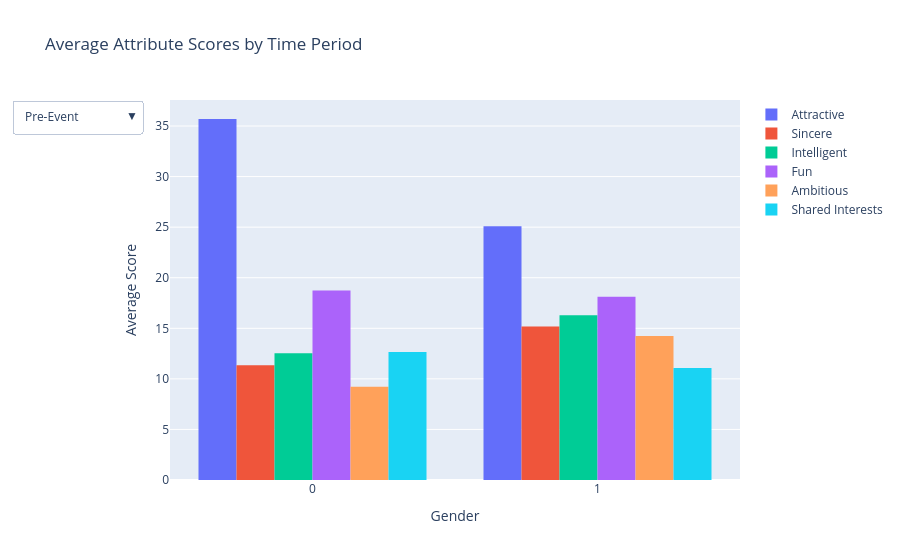

Write notebook code for a chart like this one.
### Code cell
import plotly.graph_objects as go

# Define the time periods and their corresponding columns
time_periods = {
    "Pre-Event": ['attr2_1','sinc2_1','intel2_1','fun2_1','amb2_1', 'shar2_1'],
    "Day After": ['attr2_2','sinc2_2','intel2_2','fun2_2','amb2_2', 'shar2_2'],
    "3-4 Weeks Later": ['attr2_3','sinc2_3','intel2_3','fun2_3','amb2_3', 'shar2_3']
}

# The list of attribute names (for the legend)
attributes = ['Attractive', 'Sincere', 'Intelligent', 'Fun', 'Ambitious', 'Shared Interests']

fig = go.Figure()

# 1. Create Traces
# We need 6 traces (one per attribute) for EACH time period. Total = 24 traces.
# Only the first 6 (Pre-Event) will be visible initially.
for label, columns in time_periods.items():
    is_visible = (label == "Pre-Event")
    for i, col in enumerate(columns):
        fig.add_trace(
            go.Histogram(
                x=df["gender"],
                y=df[col],
                name=attributes[i], # Legend name
                histfunc='avg',
                visible=is_visible,
                marker_color=px.colors.qualitative.Plotly[i] # Keep colors consistent
            )
        )

# 2. Create Buttons
# Each button needs to turn ON 6 specific traces and look OFF the other 18.
buttons = []
num_attributes = 6
total_traces = len(time_periods) * num_attributes

for i, label in enumerate(time_periods.keys()):
    # Create a "visibility" list [False, False, ..., True, True, True, True, True, True, ..., False]
    visibility = [False] * total_traces
    
    # Calculate the range of indices for this time period
    start_idx = i * num_attributes
    end_idx = start_idx + num_attributes
    
    # Set the 6 relevant traces to True
    visibility[start_idx:end_idx] = [True] * num_attributes
    
    buttons.append(dict(
        label=label,
        method="update",
        args=[{"visible": visibility}]
    ))

# 3. Update Layout
fig.update_layout(
    updatemenus=[dict(active=0, buttons=buttons)],
    title="Average Attribute Scores by Time Period",
    barmode='group',
    xaxis_title="Gender",
    yaxis_title="Average Score"
)

fig.show()

### Figure 1 — Plotly figure (JSON) as saved in the notebook; plotly's stock layout.template omitted (floating-point values rounded to 4 significant figures; data arrays with more than 128 entries replaced by an {"elided": "..."} marker saying what was removed)
{"data": [{"histfunc": "avg", "marker": {"color": "#636EFA"}, "name": "Attractive", "type": "histogram", "visible": true, "x": {"elided": "8378 int values"}, "y": {"elided": "8378 float values"}}, {"histfunc": "avg", "marker": {"color": "#EF553B"}, "name": "Sincere", "type": "histogram", "visible": true, "x": {"elided": "8378 int values"}, "y": {"elided": "8378 float values"}}, {"histfunc": "avg", "marker": {"color": "#00CC96"}, "name": "Intelligent", "type": "histogram", "visible": true, "x": {"elided": "8378 int values"}, "y": {"elided": "8378 float values"}}, {"histfunc": "avg", "marker": {"color": "#AB63FA"}, "name": "Fun", "type": "histogram", "visible": true, "x": {"elided": "8378 int values"}, "y": {"elided": "8378 float values"}}, {"histfunc": "avg", "marker": {"color": "#FFA15A"}, "name": "Ambitious", "type": "histogram", "visible": true, "x": {"elided": "8378 int values"}, "y": {"elided": "8378 float values"}}, {"histfunc": "avg", "marker": {"color": "#19D3F3"}, "name": "Shared Interests", "type": "histogram", "visible": true, "x": {"elided": "8378 int values"}, "y": {"elided": "8378 float values"}}, {"histfunc": "avg", "marker": {"color": "#636EFA"}, "name": "Attractive", "type": "histogram", "visible": false, "x": {"elided": "8378 int values"}, "y": {"elided": "8378 float values"}}, {"histfunc": "avg", "marker": {"color": "#EF553B"}, "name": "Sincere", "type": "histogram", "visible": false, "x": {"elided": "8378 int values"}, "y": {"elided": "8378 float values"}}, {"histfunc": "avg", "marker": {"color": "#00CC96"}, "name": "Intelligent", "type": "histogram", "visible": false, "x": {"elided": "8378 int values"}, "y": {"elided": "8378 float values"}}, {"histfunc": "avg", "marker": {"color": "#AB63FA"}, "name": "Fun", "type": "histogram", "visible": false, "x": {"elided": "8378 int values"}, "y": {"elided": "8378 float values"}}, {"histfunc": "avg", "marker": {"color": "#FFA15A"}, "name": "Ambitious", "type": "histogram", "visible": false, "x": {"elided": "8378 int values"}, "y": {"elided": "8378 float values"}}, {"histfunc": "avg", "marker": {"color": "#19D3F3"}, "name": "Shared Interests", "type": "histogram", "visible": false, "x": {"elided": "8378 int values"}, "y": {"elided": "8378 float values"}}, {"histfunc": "avg", "marker": {"color": "#636EFA"}, "name": "Attractive", "type": "histogram", "visible": false, "x": {"elided": "8378 int values"}, "y": {"elided": "8378 float values"}}, {"histfunc": "avg", "marker": {"color": "#EF553B"}, "name": "Sincere", "type": "histogram", "visible": false, "x": {"elided": "8378 int values"}, "y": {"elided": "8378 float values"}}, {"histfunc": "avg", "marker": {"color": "#00CC96"}, "name": "Intelligent", "type": "histogram", "visible": false, "x": {"elided": "8378 int values"}, "y": {"elided": "8378 float values"}}, {"histfunc": "avg", "marker": {"color": "#AB63FA"}, "name": "Fun", "type": "histogram", "visible": false, "x": {"elided": "8378 int values"}, "y": {"elided": "8378 float values"}}, {"histfunc": "avg", "marker": {"color": "#FFA15A"}, "name": "Ambitious", "type": "histogram", "visible": false, "x": {"elided": "8378 int values"}, "y": {"elided": "8378 float values"}}, {"histfunc": "avg", "marker": {"color": "#19D3F3"}, "name": "Shared Interests", "type": "histogram", "visible": false, "x": {"elided": "8378 int values"}, "y": {"elided": "8378 float values"}}], "layout": {"barmode": "group", "title": {"text": "Average Attribute Scores by Time Period"}, "updatemenus": [{"active": 0, "buttons": [{"args": [{"visible": [true, true, true, true, true, true, false, false, false, false, false, false, false, false, false, false, false, false]}], "label": "Pre-Event", "method": "update"}, {"args": [{"visible": [false, false, false, false, false, false, true, true, true, true, true, true, false, false, false, false, false, false]}], "label": "Day After", "method": "update"}, {"args": [{"visible": [false, false, false, false, false, false, false, false, false, false, false, false, true, true, true, true, true, true]}], "label": "3-4 Weeks Later", "method": "update"}]}], "xaxis": {"title": {"text": "Gender"}}, "yaxis": {"title": {"text": "Average Score"}}}}
